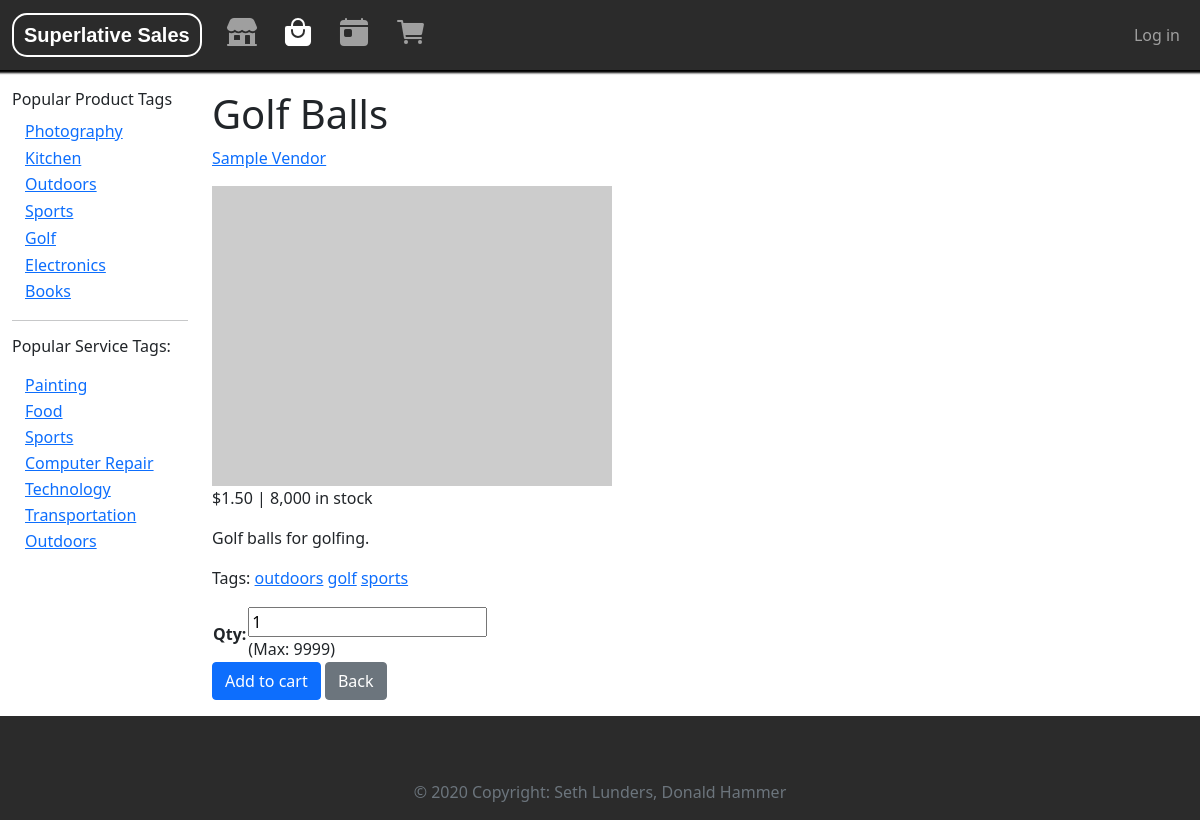
/store/product/21447166-5119-4133-86c5-554fd4245fb0, run on an earlier commit of the app's database.
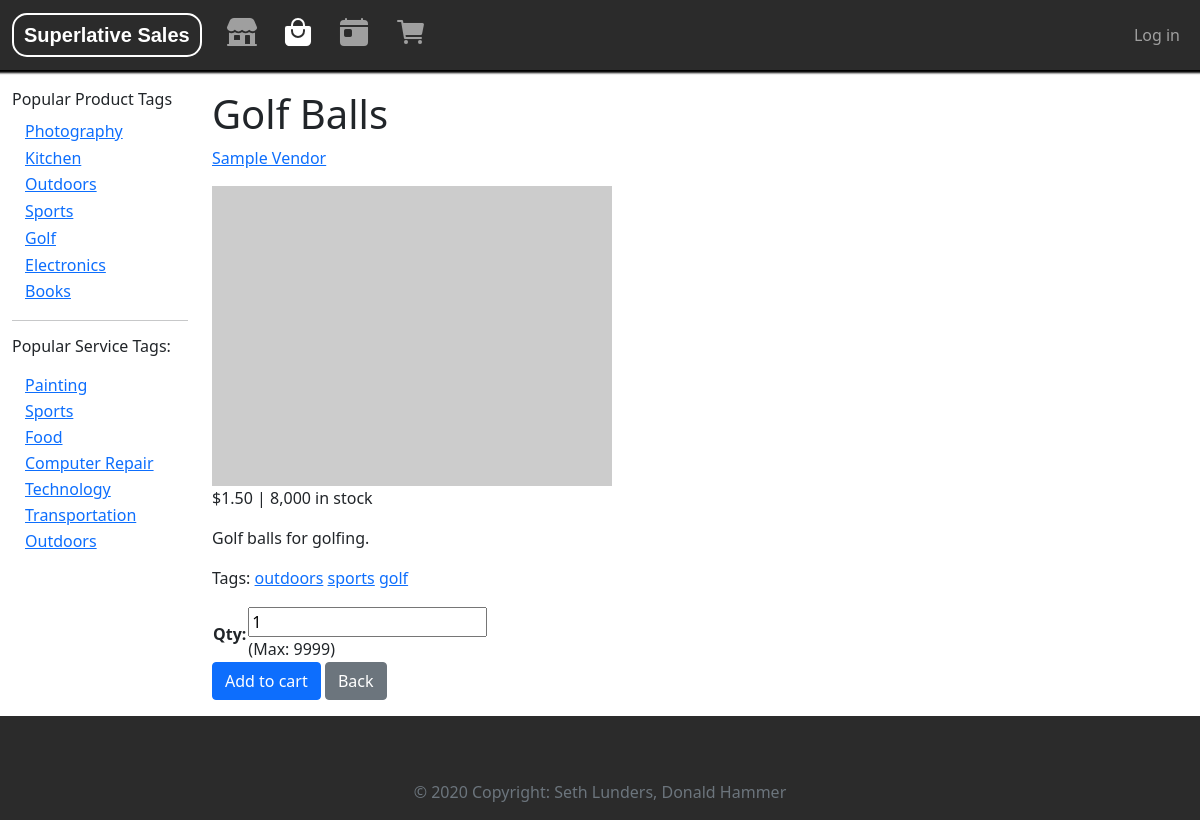
And on a later commit of the database.
### storeApp/models.py (models this page shows, shortened)
class ProductTag(models.Model):
    name = models.CharField(max_length=200, help_text="Enter a tag; i.e. \"electronics\"", primary_key=True, unique=True)
    viewcount = models.IntegerField(default=0)
    def __str__(self):
        return str(self.name)
    class Meta:
        ordering = ['-viewcount']
    def get_absolute_url(self):
        return reverse('product-tag-detail', args=[str(self.name), 1])

class ServiceTag(models.Model):
    name = models.CharField(max_length=200, help_text="Enter a tag; i.e. \"electronics\"", primary_key=True, unique=True)
    viewcount = models.IntegerField(default=0)
    class Meta:
        ordering = ['-viewcount']
    def get_absolute_url(self):
        return reverse('service-tag-detail', args=[str(self.name), 1])

### storeApp/views.py (the view)
# urls.py: path('product/<uuid:pk>', views.ProductDetailView.as_view(), name='product-detail'),
class ProductDetailView(generic.DetailView, FormMixin):
    model = ProductListing
    form_class = CartProductForm
    def get_initial(self):
        return {
            'product': self.get_object(),
        }
    def get_context_data(self, **kwargs):
        context = super().get_context_data(**kwargs)
        context['form'] = CartProductForm(initial={'qty':1})
        return context

### storeApp/forms.py (shortened to what this page needs)
class CartProductForm(forms.Form):
    qty = forms.IntegerField(help_text="(Max: 9999)")

### storeApp/context_processors.py (called while the page is built)
def add_variable_to_context(request):
    return {
        'top_producttags': ProductTag.objects.all()[:7],
        'top_servicetags': ServiceTag.objects.all()[:7],
    }

### storeApp/models.py (called while the page is built)
    def get_absolute_url(self):
        return reverse('vendor-detail', args=[str(self.id)])

    def list_tags(self):
        return ', '.join(tag.name for tag in self.tags.all()[:3])

### storeApp/templates/storeApp/productlisting_detail.html (shortened to what this page needs)
{% extends "base_generic.html" %}
{% load humanize %}
{% block content %}
    <h1>{{ productlisting.name }}</h1>
    <p><a href="{{ productlisting.vendor.get_absolute_url }}">{{ productlisting.vendor.name }}</a></p>
    <img src="{{ productlisting.imageURL }}" class="img-fluid"/>
    <p>${{ productlisting.price|intcomma }} | {% if productlisting.quantity_available %}{{ productlisting.quantity_available|intcomma }} in stock{% else %}Back in stock {{ productlisting.restockDate }}{% endif %}</p>
    <p>{{ productlisting.description }}</p>
    {% if productlisting.list_tags %}
    <p>Tags: {% for tag in productlisting.tags.all %}<a href="{{ tag.get_absolute_url }}">{{ tag }}</a> {% endfor %}</p>
    {% endif %}
    <form action="{% url 'my-cart-add-product' pID=productlisting.id %}" method="post">
        <table>
          {{ form.as_table }}
        </table>
        <button type="submit" class="btn btn-primary">Add to cart</button>
        <a href="javascript:history.go(-1)" class="btn btn-secondary">Back</a>
      </form>
{% endblock content %}

### storeApp/templates/base_generic.html (shortened to what this page needs)
{% load humanize %}
<!DOCTYPE html>
<html lang="en">
<head>
  {% load static %}
  <link href="https://cdn.jsdelivr.net/npm/bootstrap@5.0.2/dist/css/bootstrap.min.css" rel="stylesheet">
  <link rel="stylesheet" href="{% static 'css/styles.css' %}">
</head>
<body class="d-flex flex-column min-vh-100">
  <nav class="navbar navbar-expand-md navbar-dark bg-dark pl-3 pr-3" aria-label="Fourth navbar example">
    <div class="container-fluid">
      <a class="navbar-brand" href="{% url 'index' %}">Superlative Sales</a>
      <div class="collapse navbar-collapse" id="navbarsExample04">
        <ul class="navbar-nav me-auto mb-2 mb-md-0">
          <li class="nav-item"><a class="nav-link " href="{% url 'vendors' %}"><ion-icon name="storefront" size="large"></ion-icon></a></li>
          <li class="nav-item"><a class="nav-link {% if request.resolver_match.url_name == 'products' or request.resolver_match.url_name == 'product-detail' %}active{% endif %}" href="{% url 'products' %}"><ion-icon name="bag-handle" size="large"></ion-icon>&nbsp;&nbsp;</a></li>
          <li class="nav-item"><a class="nav-link " href="{% url 'services' %}"><ion-icon name="today" size="large"></ion-icon></a></li>
          <li class="nav-item"><a class="nav-link {% if request.resolver_match.url_name == 'my-cart' %}active{% endif %}" href="{% url 'my-cart' %}"><ion-icon name="cart" size="large"></ion-icon>&nbsp;&nbsp;</a></li>
        </ul>
        <ul class="navbar-nav">
          {% if user.is_authenticated %}
          <li class="nav-item dropdown">
            <a class="nav-link dropdown-toggle {% if request.resolver_match.url_name == 'my-orders' or request.resolver_match.url_name == 'logout' %}active{% endif %}" href="#" id="dropdown04" data-bs-toggle="dropdown" aria-expanded="false"><ion-icon name="person-circle-outline" size="large"></ion-icon></a>
            <ul class="dropdown-menu dropdown-menu-end" aria-labelledby="dropdown04">
              {% comment %} <li>Welcome, {{ user.first_name }}!</li> {% endcomment %}
              <li><a class="dropdown-item" href="{% url 'my-orders' %}">View Orders</a></li>
              <li><a class="dropdown-item" href="{% url 'logout' %}">Log out</a></li>
            </ul>
          </li>
          {% else %}
          <li class="nav-item"><a class="nav-link" href="{% url 'login' %}">Log in</a></li>
          {% endif %}
        </ul>
      </div>
    </div>
  </nav>
  <div class="container-fluid">
    <div class="row mb-3">
      <div class="col-lg-2">
      {% block sidebar %}
        <ul class="sidebar-nav d-none d-lg-block">
          <div class="d-none d-lg-block">
          <h6>Popular Product Tags</h6>
          <ul class="list-unstyled">
            {% for tag in top_producttags %}
            <li><a href="{{ tag.get_absolute_url }}" class="btn btn-link py-0">{{ tag.name|title }}</a></li>
            {% endfor %}
          </ul>
          <hr/>
          <h6>Popular Service Tags:</p>
          <ul class="list-unstyled">
            {% for tag in top_servicetags %}
            <li><a href="{{ tag.get_absolute_url }}" class="btn btn-link py-0">{{ tag.name|title }}</a></li>
            {% endfor %}
          </ul>
        </div>
     {% endblock %}
      </div>
      <div class="col-lg-10">{% block content %}{% endblock %}</div>
    </div>
  </div>
  {% block footer %}
    <footer class="bg-dark text-light text-center text-lg-start mt-auto">
      <div class="container p-4">
      </div>
      <div class="text-center p-3 bg-dark text-muted">
        © 2020 Copyright: Seth Lunders, Donald Hammer
      </div>
    </footer>
  {% endblock footer %}
</body>
</html>

What changed in the data, as far as the page shows it:
changed ProductTag "Sports": moves up the list
changed ServiceTag "Sports": moves up the list
